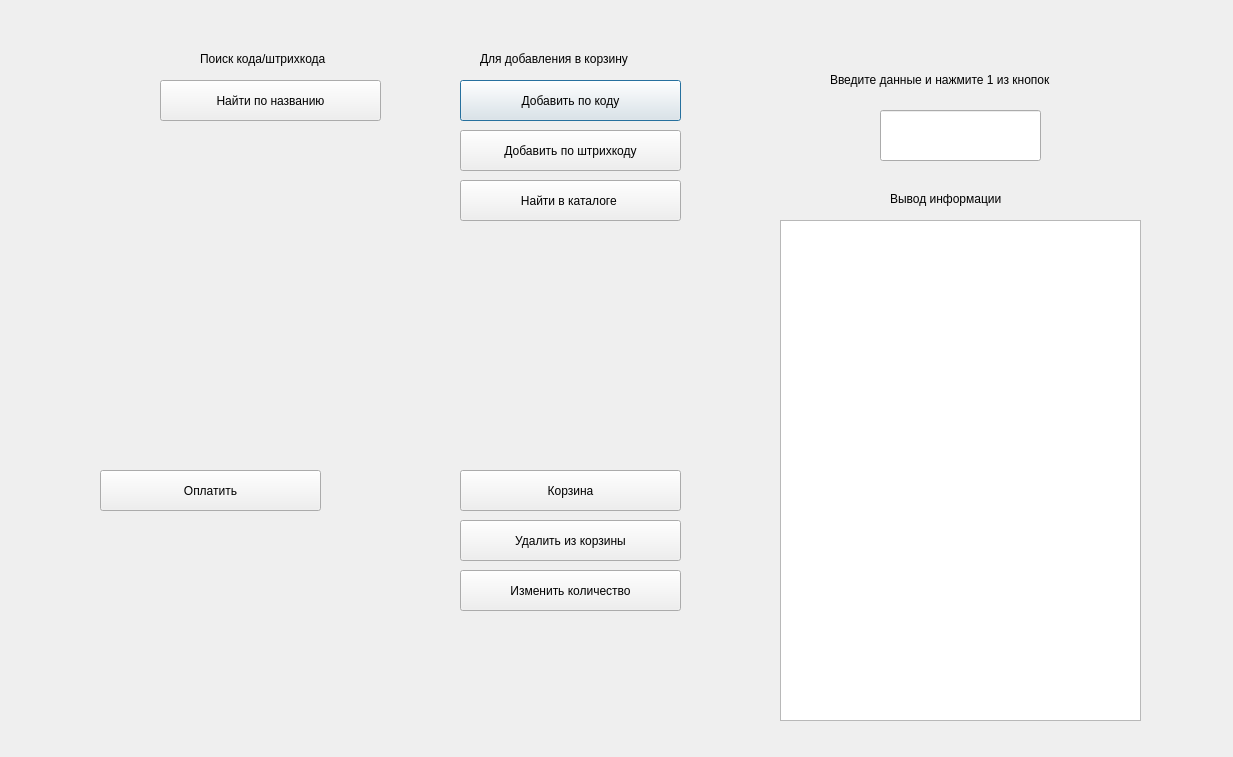
<?xml version="1.0" encoding="UTF-8"?>
<ui version="4.0">
 <class>Product</class>
 <widget class="QDialog" name="Product">
  <property name="geometry">
   <rect>
    <x>0</x>
    <y>0</y>
    <width>1233</width>
    <height>757</height>
   </rect>
  </property>
  <property name="windowTitle">
   <string>Касса</string>
  </property>
  <widget class="QPushButton" name="pushButton">
   <property name="geometry">
    <rect>
     <x>460</x>
     <y>80</y>
     <width>221</width>
     <height>41</height>
    </rect>
   </property>
   <property name="text">
    <string>Добавить по коду</string>
   </property>
  </widget>
  <widget class="QPushButton" name="pushButton_2">
   <property name="geometry">
    <rect>
     <x>460</x>
     <y>180</y>
     <width>221</width>
     <height>41</height>
    </rect>
   </property>
   <property name="text">
    <string>Найти в каталоге </string>
   </property>
  </widget>
  <widget class="QPushButton" name="pushButton_3">
   <property name="geometry">
    <rect>
     <x>160</x>
     <y>80</y>
     <width>221</width>
     <height>41</height>
    </rect>
   </property>
   <property name="text">
    <string>Найти по названию</string>
   </property>
  </widget>
  <widget class="QPushButton" name="pushButton_4">
   <property name="geometry">
    <rect>
     <x>460</x>
     <y>130</y>
     <width>221</width>
     <height>41</height>
    </rect>
   </property>
   <property name="text">
    <string>Добавить по штрихкоду</string>
   </property>
  </widget>
  <widget class="QPushButton" name="pushButton_5">
   <property name="geometry">
    <rect>
     <x>460</x>
     <y>470</y>
     <width>221</width>
     <height>41</height>
    </rect>
   </property>
   <property name="text">
    <string>Корзина</string>
   </property>
  </widget>
  <widget class="QPushButton" name="pushButton_6">
   <property name="geometry">
    <rect>
     <x>100</x>
     <y>470</y>
     <width>221</width>
     <height>41</height>
    </rect>
   </property>
   <property name="text">
    <string>Оплатить</string>
   </property>
  </widget>
  <widget class="QLineEdit" name="lineEdit">
   <property name="geometry">
    <rect>
     <x>880</x>
     <y>110</y>
     <width>161</width>
     <height>51</height>
    </rect>
   </property>
  </widget>
  <widget class="QTextBrowser" name="textBrowser">
   <property name="geometry">
    <rect>
     <x>780</x>
     <y>220</y>
     <width>361</width>
     <height>501</height>
    </rect>
   </property>
  </widget>
  <widget class="QLabel" name="label">
   <property name="geometry">
    <rect>
     <x>830</x>
     <y>70</y>
     <width>331</width>
     <height>20</height>
    </rect>
   </property>
   <property name="text">
    <string>Введите данные и нажмите 1 из кнопок</string>
   </property>
  </widget>
  <widget class="QLabel" name="label_2">
   <property name="geometry">
    <rect>
     <x>40</x>
     <y>40</y>
     <width>66</width>
     <height>18</height>
    </rect>
   </property>
   <property name="text">
    <string/>
   </property>
  </widget>
  <widget class="QLabel" name="label_3">
   <property name="geometry">
    <rect>
     <x>480</x>
     <y>50</y>
     <width>201</width>
     <height>18</height>
    </rect>
   </property>
   <property name="text">
    <string>Для добавления в корзину</string>
   </property>
  </widget>
  <widget class="QLabel" name="label_4">
   <property name="geometry">
    <rect>
     <x>200</x>
     <y>50</y>
     <width>171</width>
     <height>18</height>
    </rect>
   </property>
   <property name="text">
    <string>Поиск кода/штрихкода</string>
   </property>
  </widget>
  <widget class="QLabel" name="bask">
   <property name="geometry">
    <rect>
     <x>440</x>
     <y>230</y>
     <width>261</width>
     <height>231</height>
    </rect>
   </property>
   <property name="text">
    <string/>
   </property>
   <property name="pixmap">
    <pixmap>mg/корзина.png</pixmap>
   </property>
  </widget>
  <widget class="QLabel" name="map">
   <property name="geometry">
    <rect>
     <x>120</x>
     <y>250</y>
     <width>231</width>
     <height>211</height>
    </rect>
   </property>
   <property name="text">
    <string/>
   </property>
   <property name="pixmap">
    <pixmap>mg/карта.png</pixmap>
   </property>
  </widget>
  <widget class="QPushButton" name="pushButton_7">
   <property name="geometry">
    <rect>
     <x>460</x>
     <y>520</y>
     <width>221</width>
     <height>41</height>
    </rect>
   </property>
   <property name="text">
    <string>Удалить из корзины</string>
   </property>
  </widget>
  <widget class="QPushButton" name="pushButton_8">
   <property name="geometry">
    <rect>
     <x>460</x>
     <y>570</y>
     <width>221</width>
     <height>41</height>
    </rect>
   </property>
   <property name="text">
    <string>Изменить количество</string>
   </property>
  </widget>
  <widget class="QLabel" name="label_5">
   <property name="geometry">
    <rect>
     <x>890</x>
     <y>190</y>
     <width>171</width>
     <height>18</height>
    </rect>
   </property>
   <property name="text">
    <string>Вывод информации</string>
   </property>
  </widget>
 </widget>
 <resources/>
 <connections/>
</ui>
